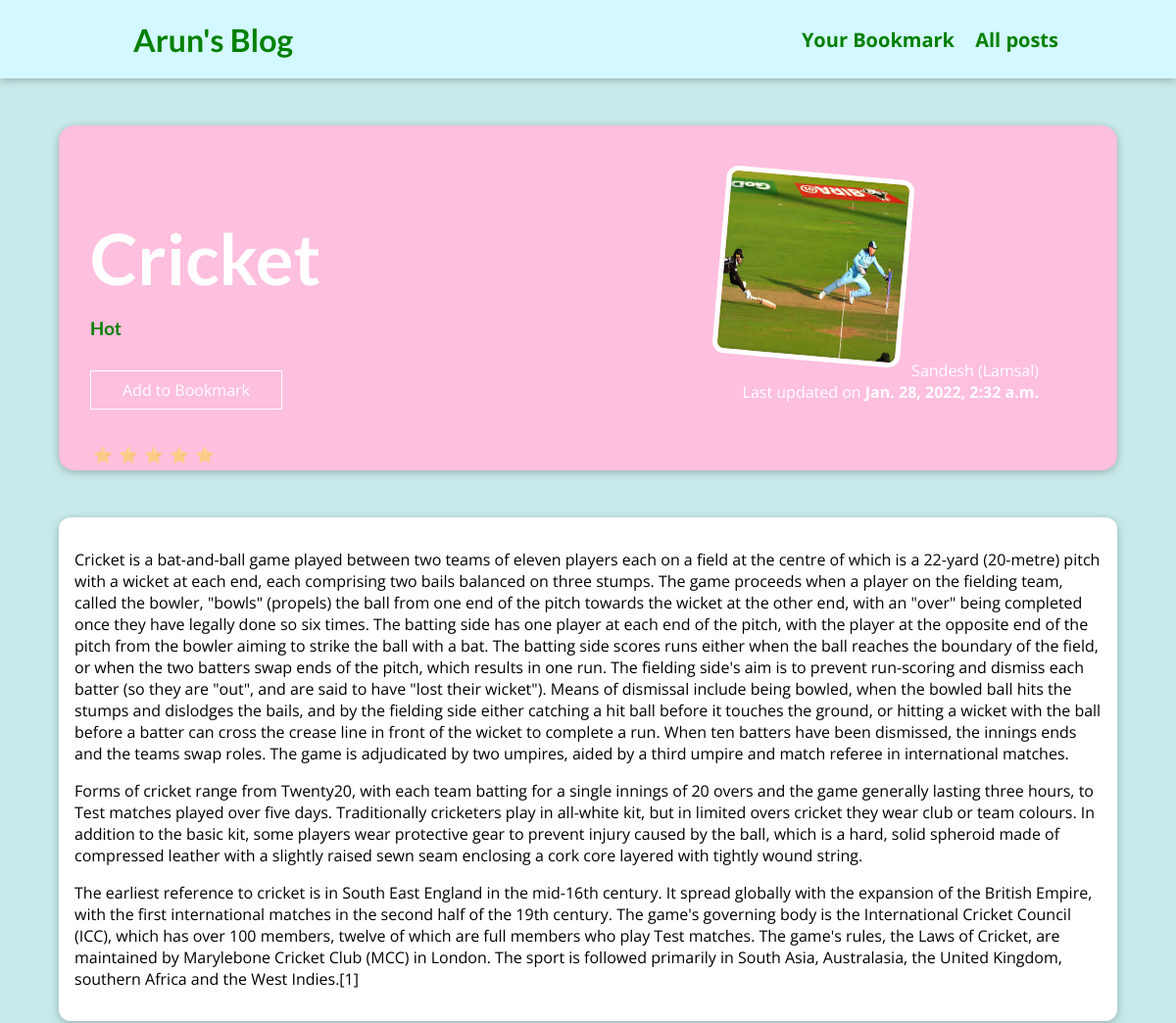
/posts/the-fourth-post (upper part), run on an earlier commit of the app's database.
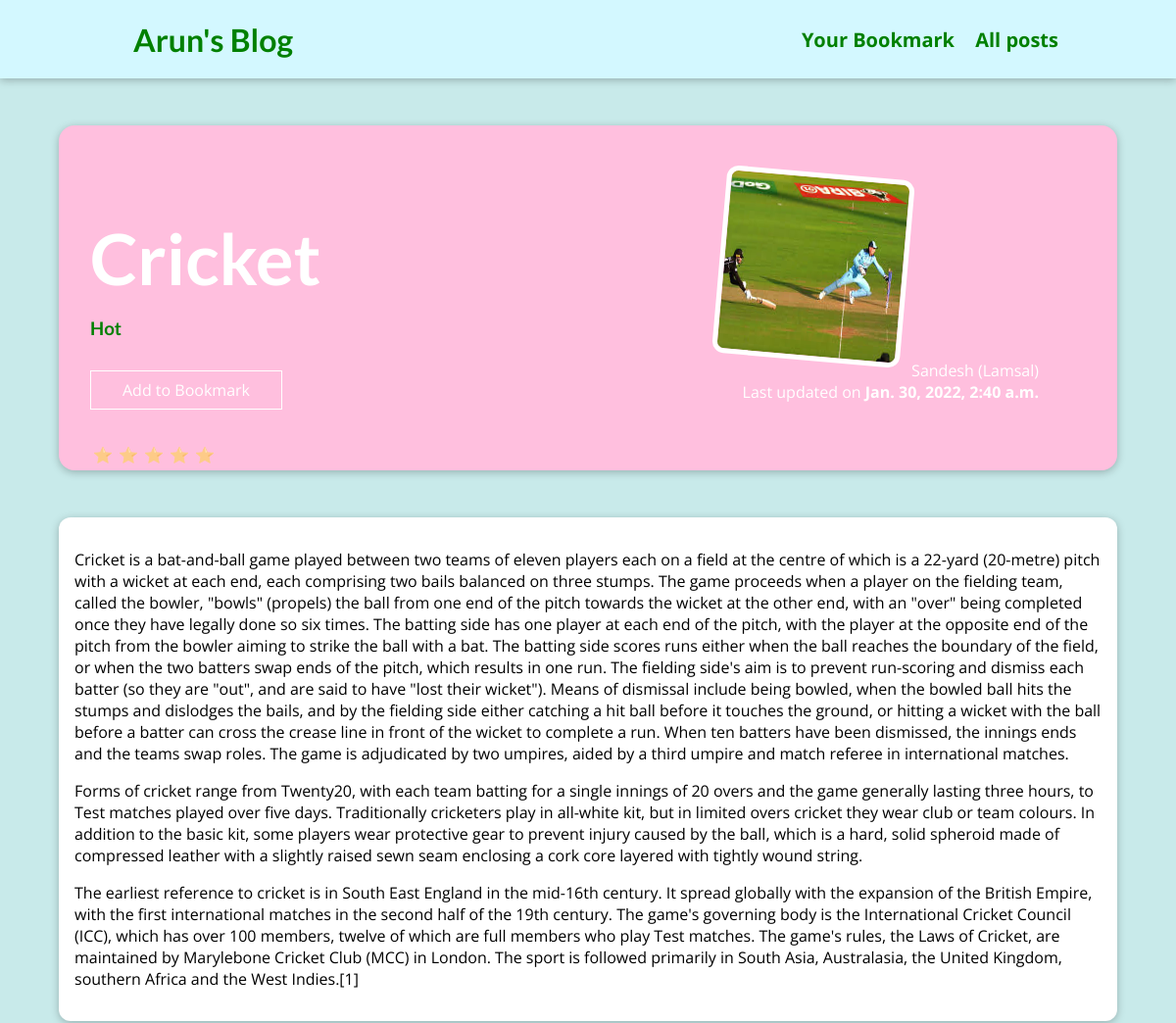
And on a later commit of the database.
### blog/models.py (models this page shows, shortened)
class Post(models.Model):
    title = models.CharField(max_length=50)
    image_name = models.ImageField(upload_to="posts",null=True)
    date = models.DateTimeField(auto_now=True)
    excerpt = models.CharField(max_length=200)
    content = models.TextField(validators=[MinLengthValidator(10)])
    author = models.ForeignKey(Author,on_delete=models.SET_NULL,related_name="posts",null=True)
    slug = models.SlugField(unique = True, db_index=True)
    tag = models.ManyToManyField(Tag)

class Author(models.Model):
    first_name = models.CharField(max_length=50)
    last_name = models.CharField(max_length=50)
    email_address = models.EmailField(max_length=100)
    def __str__(self):
        return f"{self.first_name} ({self.last_name})"

### blog/views.py (the view, shortened to what this page needs)
# urls.py: path("posts/<slug:slug>", views.SinglePostView.as_view(), name="post-detail" ),
class SinglePostView(View):
  def get(self,request,slug):
    identified_post = Post.objects.get(slug=slug)
    stored_posts = request.session.get("stored_posts")
    if stored_posts is not None:
      is_saved_for_later = identified_post.id in stored_posts
    else:
      is_saved_for_later = False
    identified_post = Post.objects.get(slug=slug)
    comment_form = CommentForm()
    comments = identified_post.comments.all().order_by("-id")[0:3]
    return render(request, "blog/post_detail.html", {"post": identified_post, "form":comment_form,"comments":comments,"saved_for_later":is_saved_for_later,"tags":identified_post.tag.all()})

### blog/templates/blog/post_detail.html (shortened to what this page needs)
{% extends "base.html"%}
{% load static%}
{% block css_files %}
<link rel="stylesheet" href="{% static "blog/post_detail.css" %}"/>
{% endblock%}
{% block content%}
    <section id="summary">
        <h2> {{post.title}}
        </h2>
        <h3>
            {% for tag in tags %}
             {{tag.caption}}
            {% endfor %}
        </h3>
        <div>
            <div id="read-later">
            <form action="{% url "read-later" %}" method="POST">
            <button>
                {% if saved_for_later %}
                  Remove from "Bookmark"
                {% else %}
                Add to Bookmark
                {% endif %}
            </button>
            </form>
        </div>
        <div class="stars">
            <a>⭐</a>
            <a>⭐</a>
            <a>⭐</a>
            <a>⭐</a>
            <a>⭐</a>
        </div>
        <article>
            <img src="{{post.image_name.url}}" alt="{{post.title}}"/>
            <adress> {{post.author}} </adress>
        <div>
            Last updated on <time> {{post.date}}</time>
        </div>
    </section>
    <main>
        <div id="arun">
           {{post.content|linebreaks}}
        </div>
    </main>
{% endblock %}

What changed in the data, as far as the page shows it:
changed Post "Cricket": date "Jan. 28, 2022, 2:32 a.m." → "Jan. 30, 2022, 2:40 a.m."
